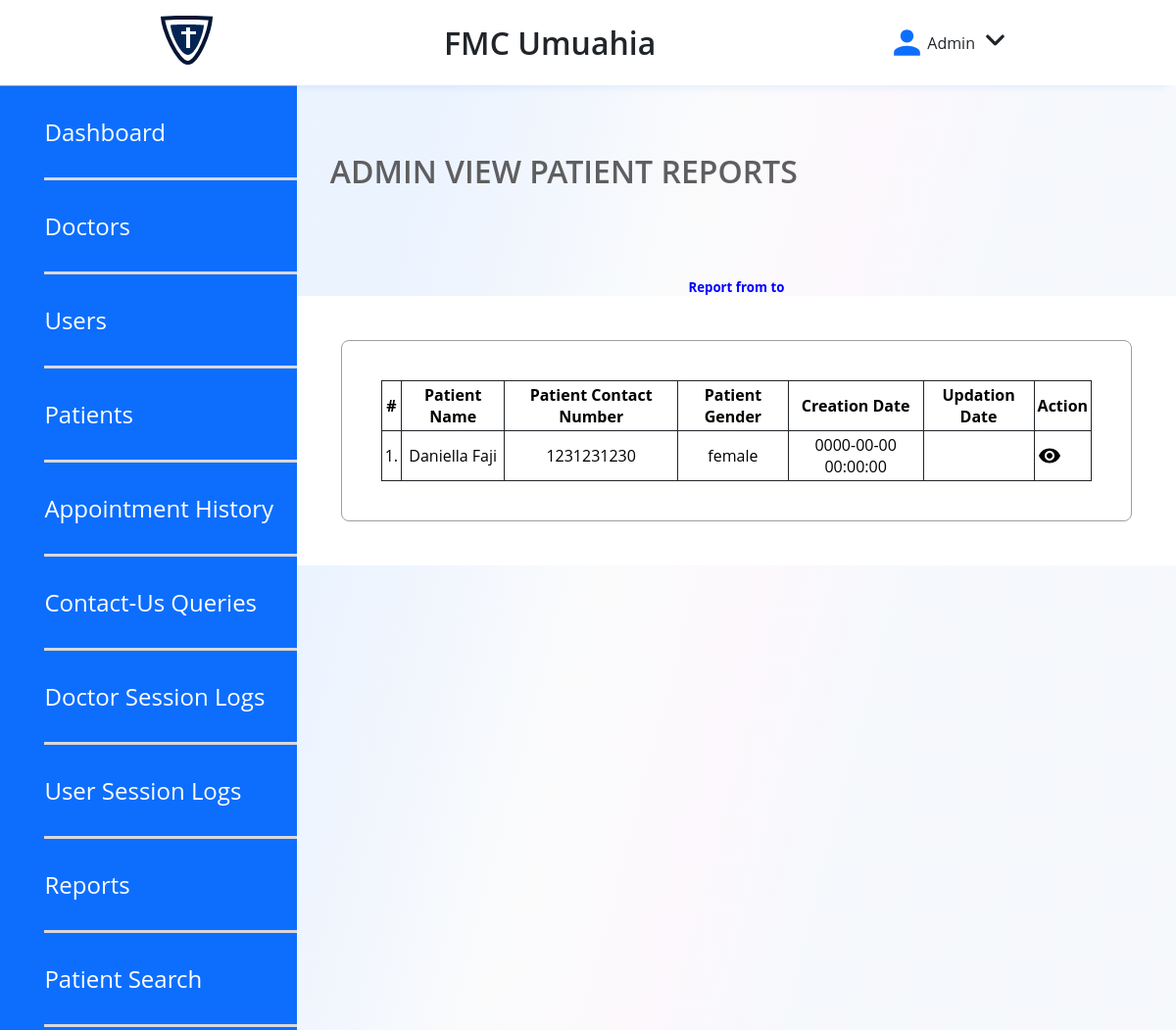
Screenshot of /pages/admin/betweendates-detailsreports.php (signed in) with the database file from the repository.
### tables this page shows
CREATE TABLE `tblpatient` (
  `ID` int(10) NOT NULL,
  `Docid` int(10) DEFAULT NULL,
  `PatientName` varchar(200) DEFAULT NULL,
  `PatientContno` bigint(10) DEFAULT NULL,
  `PatientEmail` varchar(200) DEFAULT NULL,
  `PatientGender` varchar(50) DEFAULT NULL,
  `PatientAdd` mediumtext DEFAULT NULL,
  `PatientAge` int(10) DEFAULT NULL,
  `PatientMedhis` mediumtext DEFAULT NULL,
  `CreationDate` timestamp NULL DEFAULT current_timestamp(),
  `UpdationDate` timestamp NULL DEFAULT NULL ON UPDATE current_timestamp()
);

### pages/admin/betweendates-detailsreports.php (the view, shortened to what this page needs)
<?php
include('include/config.php');
if(strlen($_SESSION['id']==0)) {
 header('location:logout.php');
  } else{
?>
<!DOCTYPE html>
<html>
<head>
	<link rel="stylesheet" type="text/css" href="../../styles/style.css">
	</head>
	<body>
		<header>
		<div class="NavigationDash">
			<div style="display: flex; flex-direction: row; gap: 20px; align-items: center;">
				<a class="logonav" href="dashboard.php">
					<img src="../../images/logo.svg">
				</a>
			</div>
			<p class="DashTag">FMC Umuahia</p>
			<div class="userNav">
				<img src="../../images/usericon.svg">
				<p>Admin</p>
				<div class="dropdown">
					<img src="../../images/downicon.svg" class="dropbtn">
				</div>
			</div>
		</div>
	</header>
	<section class="DashboardContainer">
	<aside class="PatientAside">
		<div>
			<a href="dashboard.php">Dashboard</a>
			<a href="doctors.php">Doctors</a>
			<a href="manage-users.php">Users</a>
			<a href="manage-patient.php">Patients</a>
			<a href="appointment-history.php">Appointment History</a>
			<a href="contactus-queries.php">Contact-Us Queries</a>
			<a href="doctor-logs.php">Doctor Session Logs</a>
			<a href="user-logs.php">User Session Logs</a>
			<a href="between-dates-reports.php">Reports</a>
			<a href="patient-search.php">Patient Search</a>
		</div>
	</aside>
	<main class="DashboardMain">
		<h1>ADMIN VIEW PATIENT  REPORTS</h1>
		<?php
		$fdate=$_POST['fromdate'];
		$tdate=$_POST['todate'];
		?>
		<h5 align="center" style="color:blue">Report from <?php echo $fdate?> to <?php echo $tdate?></h5>
		<section class="section-div">
			<div style="overflow-x:auto; table-layout: fixed; width: 100%;">
			<table class="table table-hover" id="sample-table-1">
				<thead>
					<tr>
						<th class="center">#</th>
						<th>Patient Name</th>
						<th>Patient Contact Number</th>
						<th>Patient Gender </th>
						<th>Creation Date </th>
						<th>Updation Date </th>
						<th>Action</th>
					</tr>
				</thead>
				<tbody>
				<?php
				$sql=mysqli_query($con,"select * from tblpatient where date(CreationDate) between '$fdate' and '$tdate'");
				$cnt=1;
				while($row=mysqli_fetch_array($sql))
				{
				?>
					<tr>
						<td class="center"><?php echo $cnt;?>.</td>
						<td class="hidden-xs"><?php echo $row['PatientName'];?></td>
						<td><?php echo $row['PatientContno'];?></td>
						<td><?php echo $row['PatientGender'];?></td>
						<td><?php echo $row['CreationDate'];?></td>
						<td><?php echo $row['UpdationDate'];?>
						</td>
						<td>
							<a href="view-patient.php?viewid=<?php echo $row['ID'];?>">
								<p class="eye"></p>
							</a>
						</td>
					</tr>
					<?php
					$cnt=$cnt+1;
					 }?>
				</tbody>
			</table>
		</div>
		</section>
	</main>
</section>
</body>
</html>
<?php } ?>

### styles/style.css (style rules this page uses)
*, *:before, *:after { box-sizing: border-box; list-style: none; text-decoration: none; margin: 0; padding: 0; font-family: var(--font-family-base); }
html { scroll-behavior: smooth; }
:root { --color-primary: #0D6EFD; --color-black: #212529; --color-white: #ffffff; --color-secondary: #992EDA; --text-color: var(--color-black); --color-background: #FCFCFC; --font-family-base: "Open Sans", "Helvetica Neue", Helvetica, Arial, sans-serif; --font-size-small: 14px; --font-size-medium: 16px; --font-size-large: 24px; --font-size-x-large: 32px; --font-size-xx-large: 56px; --font-weight-regular: 400; --font-weight-semibold: 600; --font-weight-bold: 700; }
.NavigationDash { display: flex; flex-direction: row; justify-content: space-evenly; align-items: center; padding: 16px 0px; gap: 6%; box-shadow: 0px 10px 10px -10px rgba(13, 110, 253, 0.14); }
.DashTag { font-weight: var(--font-weight-semibold); font-size: var(--font-size-x-large); color: var(--color-black); }
.userNav { display: flex; flex-direction: row; align-items: center; justify-content: center; color: var(--color-black); }
.dropdown { position: relative; display: inline-block; }
.dropbtn { cursor: pointer; }
.DashboardContainer { display: flex; flex-direction: row; min-height: 700px; }
.PatientAside { background-color: var(--color-primary); border-top: 1px solid #9F9FA0; width: 324px !important; }
.PatientAside div { display: flex; flex-direction: column; margin-left: 15%; padding-bottom: 90%; }
.PatientAside a { padding: 30px 0px; border-bottom: 3px solid #D9D8D9; font-weight: var(--font-weight-regular); font-size: 24px; color: var(--color-white); }
.DashboardMain { padding-top: 56px; background: linear-gradient(104.54deg, rgba(13, 110, 253, 0.0826) 13.27%, rgba(199, 207, 219, 0.091) 37.29%, rgba(196, 118, 208, 0.0504) 53.16%, rgba(92, 136, 202, 0.0534391) 65.46%); width: 80%; }
.DashboardMain h1 { padding: 10px; margin-left: 24px; margin-bottom: 78px; color: #5F5E60; font-size: var(--font-size-x-large); font-weight: var(--font-weight-semibold); }
.DashboardMain section { background-color: var(--color-white); padding: 5%; display: flex; flex-direction: row; gap: 38px; }
.section-div div { display: flex; flex-direction: column; border-radius: 8px; border: 1px solid #9F9FA0; gap: 21px; text-align: center; padding: 40px; width: 313px; }
.table, { font-size: 12pcx; gap: 10px; }
table, th, td { border: 1px solid var(--color-black); border-collapse: collapse; padding: 3px; text-align: center; }
.eye { background-image: url("../images/eye.svg"); background-repeat: no-repeat; background-size: cover; background-position: center; cursor: pointer; width: 24px; height: 24px; }
.PatientAside div { display: flex; flex-direction: column; margin-left: 15%; padding-bottom: 1%; }

### rows the page displays
tblpatient: PatientName "Daniella Faji", PatientContno "1231231230", PatientGender "female", CreationDate "0000-00-00 00:00:00"
